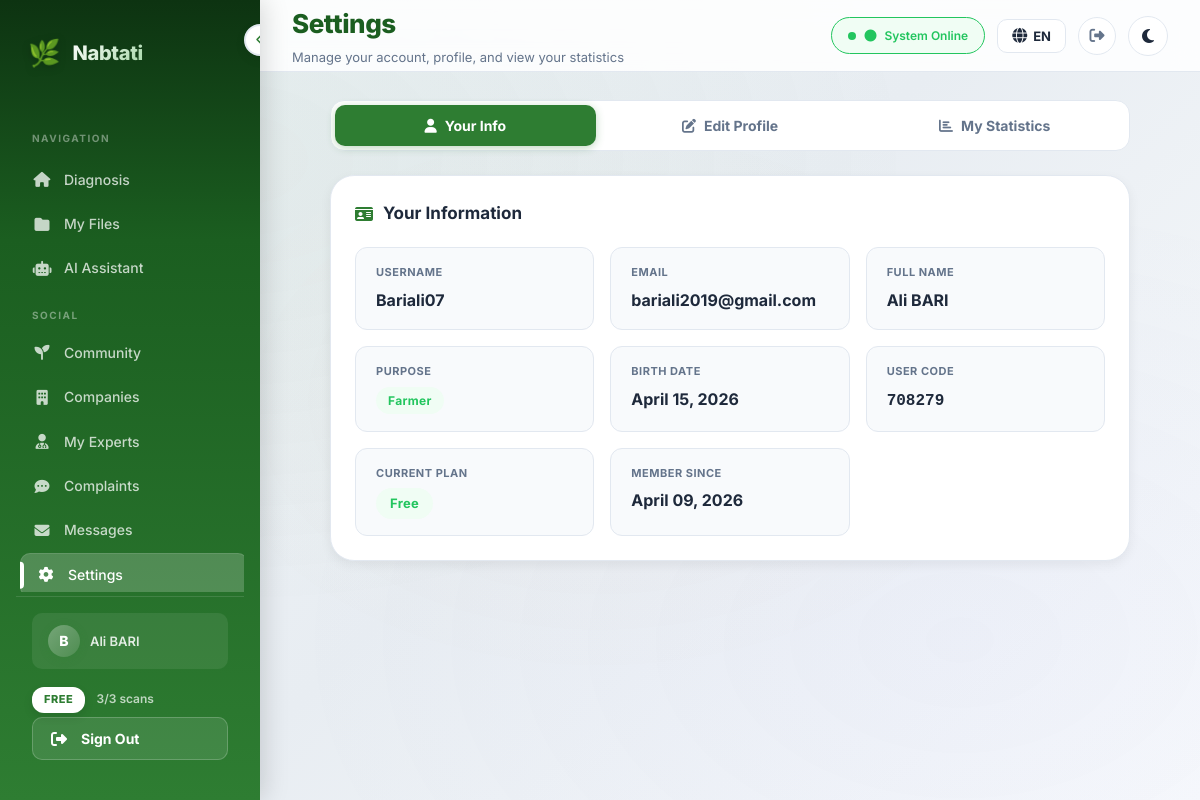
/settings/ (signed in), run on the app's committed database.
### analysis/models.py (models this page shows, shortened)
class CustomUser(AbstractUser):
    email = models.EmailField(unique=True)
    email_verified = models.BooleanField(default=False)
    birth_date = models.DateField(null=True, blank=True)
    PURPOSE_CHOICES = [
        ("farmer", "Farmer"),
        ("company", "Company"),
        ("other", "Other"),
    ]
    purpose = models.CharField(
        max_length=20,
        choices=PURPOSE_CHOICES,
        default="other",
    )
    user_code = models.CharField(
        max_length=6,
        unique=True,
        default=generate_user_code,
    )
    avatar = models.ImageField(upload_to="avatars/", null=True, blank=True)
    bio = models.TextField(max_length=500, blank=True)
    location = models.CharField(max_length=100, blank=True)
    crops_of_interest = models.JSONField(default=list, blank=True)
    role = models.CharField(
        max_length=10,
        choices=ROLE_CHOICES,
        default="user",
    )
    plan_type = models.CharField(
        max_length=10,
        choices=PLAN_CHOICES,
        default="free",
    )
    subscription_start = models.DateTimeField(null=True, blank=True)
    subscription_end = models.DateTimeField(null=True, blank=True)
    daily_scan_count = models.PositiveIntegerField(default=0)
    last_scan_date = models.DateField(null=True, blank=True)
    total_scans_count = models.PositiveIntegerField(default=0)
    class Meta:
        verbose_name = "User"
        verbose_name_plural = "Users"
    def get_display_name(self):
        if self.role == "company":
            try:
                return self.company_profile.company_name
            except Exception:
                return self.get_full_name() or self.username
        return self.get_full_name() or self.username
    @property
    def is_expert(self):
        return self.role == "expert"
    @property
    def is_admin_role(self):
        return self.role == "admin" or self.is_staff
    @property
    def effective_plan_type(self):
        if self.is_staff:
            return "premium"
        return self.plan_type
    @property
    def plan_config(self):
        return PLAN_CONFIG.get(self.effective_plan_type, PLAN_CONFIG["free"])
    def get_daily_limit(self):
        return self.plan_config["daily_limit"]
    def remaining_scans_today(self):
        from django.utils import timezone as tz
        self._reset_daily_count_if_needed(tz.localdate())
        limit = self.get_daily_limit()
        if limit is None:
            return None
        return max(0, limit - self.daily_scan_count)
    def can_use_chat(self):
        if self.is_staff:
            return True
        return self.plan_type == "premium"
    def _reset_daily_count_if_needed(self, today):
        if self.last_scan_date != today:
            self.daily_scan_count = 0
            self.last_scan_date = today
            self.save(update_fields=["daily_scan_count", "last_scan_date"])

### analysis/views.py (the view, shortened to what this page needs)
# urls.py: path("settings/", views.settings_page, name="settings"),
@login_required
def settings_page(request):
    user = request.user
    tab = request.GET.get("tab", "info")
    errors = {}
    success = False
    today = timezone.localdate()
    seven_days_ago = today - timedelta(days=7)
    stats = {
        "total_scans": ScanResult.objects.filter(user=user).count(),
        "scans_today": ScanResult.objects.filter(user=user, created_at__date=today).count(),
        "scans_week": ScanResult.objects.filter(user=user, created_at__date__gte=seven_days_ago).count(),
        "plan_type": user.effective_plan_type,
        "plan_label": user.plan_config["label"],
        "subscription_end": user.subscription_end,
    }
    payments = FakePayment.objects.filter(user=user, status="approved").order_by("-created_at")[:20]
    context = {
        "tab": tab,
        "errors": errors,
        "success": success,
        "user_stats": stats,
        "payments": payments,
    }
    return render(request, "analysis/settings.html", context)

### experts/services.py (called while the page is built)
def get_unread_count(user: CustomUser) -> int:
    from experts.models import Message, Conversation
    from django.db.models import Q
    conversations = Conversation.objects.filter(Q(user=user) | Q(expert=user))
    return Message.objects.filter(
        conversation__in=conversations,
        is_read=False,
    ).exclude(sender=user).count()

### analysis/templates/analysis/settings.html (shortened to what this page needs)
{% extends "analysis/base.html" %}
{% load static %}
{% load i18n %}
{% block header_title %}{% trans "Settings" %}{% endblock %}
{% block header_subtitle %}{% trans "Manage your account, profile, and view your statistics" %}{% endblock %}
{% block nav_settings %}active{% endblock %}
{% block content %}
<div class="settings-container">
    <div class="tab-nav">
        <button class="tab-btn {% if tab == 'info' %}active{% endif %}" onclick="switchTab('info')" id="tab-btn-info">
            <i class="fas fa-user"></i> {% trans "Your Info" %}
        </button>
        <button class="tab-btn {% if tab == 'edit' %}active{% endif %}" onclick="switchTab('edit')" id="tab-btn-edit">
            <i class="fas fa-edit"></i> {% trans "Edit Profile" %}
        </button>
        <button class="tab-btn {% if tab == 'stats' %}active{% endif %}" onclick="switchTab('stats')" id="tab-btn-stats">
            <i class="fas fa-chart-bar"></i> {% trans "My Statistics" %}
        </button>
    </div>
    <div class="tab-panel {% if tab == 'info' %}active{% endif %}" id="panel-info">
        <div class="card">
            <h3 class="card-title"><i class="fas fa-id-card"></i> {% trans "Your Information" %}</h3>
            <div class="info-grid">
                <div class="info-item">
                    <div class="info-label">{% trans "Username" %}</div>
                    <div class="info-value">{{ user.username }}</div>
                </div>
                <div class="info-item">
                    <div class="info-label">{% trans "Email" %}</div>
                    <div class="info-value">{{ user.email }}</div>
                </div>
                <div class="info-item">
                    <div class="info-label">{% trans "Full Name" %}</div>
                    <div class="info-value">{{ user.get_full_name|default:"—" }}</div>
                </div>
                <div class="info-item">
                    <div class="info-label">{% trans "Purpose" %}</div>
                    <div class="info-value">
                        <span class="badge badge-{% if user.purpose == 'farmer' %}success{% elif user.purpose == 'company' %}info{% else %}primary{% endif %}" style="text-transform:capitalize;">
                            {{ user.get_purpose_display }}
                        </span>
                    </div>
                </div>
                {% if user.birth_date %}
                <div class="info-item">
                    <div class="info-label">{% trans "Birth Date" %}</div>
                    <div class="info-value">{{ user.birth_date|date:"F d, Y" }}</div>
                </div>
                {% endif %}
                <div class="info-item">
                    <div class="info-label">{% trans "User Code" %}</div>
                    <div class="info-value"><code>{{ user.user_code }}</code></div>
                </div>
                <div class="info-item">
                    <div class="info-label">{% trans "Current Plan" %}</div>
                    <div class="info-value">
                        <span class="badge {% if plan_type == 'premium' %}badge-warning{% elif plan_type == 'basic' %}badge-info{% else %}badge-success{% endif %}" style="text-transform:capitalize; font-size:13px; padding:5px 14px;">
                            {{ plan_label }}
                        </span>
                    </div>
                </div>
                <div class="info-item">
                    <div class="info-label">{% trans "Member Since" %}</div>
                    <div class="info-value">{{ user.date_joined|date:"F d, Y" }}</div>
                </div>
            </div>
        </div>
    </div>
</div>
{% endblock %}

### analysis/templates/analysis/base.html (shortened to what this page needs)
{% load static %}
{% load i18n %}
<!DOCTYPE html>
<html lang="{{ LANGUAGE_CODE }}" dir="{% if LANGUAGE_CODE == 'ar' %}rtl{% else %}ltr{% endif %}" data-theme="light">
<head>
    <link href="https://cdnjs.cloudflare.com/ajax/libs/font-awesome/6.4.0/css/all.min.css" rel="stylesheet">
    <link rel="stylesheet" href="{% static 'css/style.css' %}">
    <link rel="stylesheet" href="{% static 'css/mobile.css' %}">
</head>
<body>
    <aside class="sidebar" id="sidebar" role="navigation" aria-label="{% trans 'Main navigation' %}" style="display:flex;flex-direction:column;">
        <button class="toggle-btn" onclick="toggleSidebar()" aria-label="{% trans 'Toggle sidebar' %}" aria-expanded="true">
            <i class="fas fa-chevron-left"></i>
        </button>
        <div class="logo">
            <span class="logo-icon">🌿</span>
            <span class="logo-text">Nabtati</span>
        </div>
        <div class="nav-section-label">{% trans "Navigation" %}</div>
        <div style="flex:1;overflow-y:auto;">
        <nav>
            <a href="{% url 'home' %}" class="nav {% block nav_home %}{% endblock %}" {% block nav_home_aria %}{% endblock %}>
                <i class="fas fa-home"></i>
                <span class="nav-text">{% trans "Diagnosis" %}</span>
            </a>
            <a href="{% url 'my_files' %}" class="nav {% block nav_files %}{% endblock %}" {% block nav_files_aria %}{% endblock %}>
                <i class="fas fa-folder"></i>
                <span class="nav-text">{% trans "My Files" %}</span>
            </a>
            <a href="{% url 'assistant' %}" class="nav {% block nav_assistant %}{% endblock %}" {% block nav_assistant_aria %}{% endblock %}>
                <i class="fas fa-robot"></i>
                <span class="nav-text">{% trans "AI Assistant" %}</span>
            </a>
            <div class="nav-section-label">{% trans "Social" %}</div>
            <a href="{% url 'community:feed' %}" class="nav {% block nav_community %}{% endblock %}">
                <i class="fas fa-seedling"></i>
                <span class="nav-text">{% trans "Community" %}</span>
            </a>
            <a href="{% url 'companies:directory' %}" class="nav {% block nav_companies %}{% endblock %}">
                <i class="fas fa-building"></i>
                <span class="nav-text">{% trans "Companies" %}</span>
            </a>
            {% if has_experts %}
            <a href="{% url 'experts:user_experts' %}" class="nav {% block nav_experts %}{% endblock %}">
                <i class="fas fa-user-md"></i>
                <span class="nav-text">{% trans "My Experts" %}</span>
            </a>
            {% endif %}
            {% if not is_expert and not user.is_staff %}
            <a href="{% url 'my_complaints' %}" class="nav {% block nav_complaints %}{% endblock %}">
                <i class="fas fa-comment-dots"></i>
                <span class="nav-text">{% trans "Complaints" %}</span>
            </a>
            {% endif %}
            <a href="{% url 'companies:user_messages' %}" class="nav {% block nav_user_messages %}{% endblock %}">
                <i class="fas fa-envelope"></i>
                <span class="nav-text">{% trans "Messages" %}</span>
            </a>
            <a href="{% url 'settings' %}" class="nav {% block nav_settings %}{% endblock %}">
                <i class="fas fa-cog"></i>
                <span class="nav-text">{% trans "Settings" %}</span>
            </a>
        </nav>
        </div>
        <div class="sidebar-footer">
            {% if user.is_authenticated %}
            <div class="user-info">
                <div class="user-avatar">{{ user.username|make_list|first|upper }}</div>
                <span class="nav-text user-name">
                    {{ user.get_display_name }}
                </span>
            </div>
            <div class="nav-text plan-info-sidebar" style="padding: 10px 0 4px 0; font-size: 12px;">
                <span class="plan-badge plan-badge-{{ plan_type }}" style="
                    display: inline-block;
                    padding: 4px 12px;
                    border-radius: 12px;
                    font-size: 11px;
                    font-weight: 800;
                    letter-spacing: 0.5px;
                    text-transform: uppercase;
                    {% if plan_type == 'premium' %}
                        background: linear-gradient(135deg, #f59e0b, #d97706);
                        color: #fff;
                        box-shadow: 0 4px 10px rgba(217, 119, 6, 0.3);
                    {% elif plan_type == 'basic' %}
                        background: linear-gradient(135deg, #6366f1, #4f46e5);
                        color: #fff;
                        box-shadow: 0 4px 10px rgba(79, 70, 229, 0.3);
                    {% else %}
                        background: #fff;
                        color: var(--primary);
                        box-shadow: 0 4px 10px rgba(0,0,0,0.1);
                    {% endif %}
                ">{{ plan_label }}</span>
                {% if daily_limit is not None %}
                <span style="color: rgba(255,255,255,0.7); margin-left: 8px; font-weight: 600;">
                    {{ remaining_scans }}/{{ daily_limit }} {% trans "scans" %}
                </span>
                {% else %}
                <span style="color: rgba(255,255,255,0.7); margin-left: 8px; font-weight: 600;">
                    ∞ {% trans "scans" %}
                </span>
                {% endif %}
            </div>
            <button class="sidebar-logout-btn" onclick="confirmLogout()" data-logout-url="{% url 'logout' %}">
                <i class="fas fa-right-from-bracket"></i>
                <span class="nav-text">{% trans "Sign Out" %}</span>
            </button>
            {% else %}
            <a href="{% url 'login' %}" class="nav">
                <i class="fas fa-sign-in-alt"></i>
                <span class="nav-text">{% trans "Login" %}</span>
            </a>
            {% endif %}
        </div>
    </aside>
    <div class="main-wrapper">
        <header class="header desktop-header">
            <div>
                <h1 class="header-title">{% block header_title %}Nabtati{% endblock %}</h1>
                <p class="header-subtitle">{% block header_subtitle %}{% endblock %}</p>
            </div>
            <div class="header-actions">
                {% block header_actions %}
                <span class="status-badge" role="status" aria-live="polite">
                    <i class="fas fa-circle"></i> {% trans "System Online" %}
                </span>
                {% endblock %}
                <div class="lang-switcher" id="langSwitcher">
                    <button class="lang-btn" id="langToggle" type="button" aria-label="{% trans 'Change language' %}">
                        <i class="fas fa-globe"></i>
                        <span>{{ LANGUAGE_CODE|upper }}</span>
                    </button>
                </div>
                {% if user.is_authenticated %}
                <button class="header-logout-btn" onclick="confirmLogout()" data-logout-url="{% url 'logout' %}" title="{% trans 'Sign Out' %}">
                    <i class="fas fa-right-from-bracket"></i>
                </button>
                {% endif %}
                <button class="theme-toggle desktop-theme-toggle" onclick="toggleTheme()" aria-label="{% trans 'Toggle dark mode' %}">
                    <i class="fas fa-moon" id="theme-icon"></i>
                </button>
            </div>
        </header>
        <main class="content" id="main-content">
            {% block content %}{% endblock %}
        </main>
    </div>
</body>
</html>

### static/css/mobile.css (style rules this page uses)
.user-info { display: flex; align-items: center; gap: 10px; padding: 12px 16px; margin-bottom: 8px; border-radius: var(--radius-sm); background: rgba(255, 255, 255, 0.08); }
.user-avatar { width: 32px; height: 32px; border-radius: 50%; background: linear-gradient(135deg, rgba(255,255,255,0.3), rgba(255,255,255,0.1)); display: flex; align-items: center; justify-content: center; font-weight: 800; font-size: 14px; color: white; flex-shrink: 0; }
.user-name { font-size: 13px; font-weight: 600; color: rgba(255,255,255,0.85); }
@media (min-width: 320px) { .header-title { font-size: clamp(18px, 4vw, 26px); } }
@media (min-width: 320px) { .card-title { font-size: clamp(14px, 3vw, 17px); } }

### data on the page
CustomUser: username|make_list "B", get_display_name "Ali BARI", plan_type "FREE", username "Bariali07", email "bariali2019@gmail.com", get_full_name "Ali BARI", purpose "Farmer", birth_date "April 15, 2026", user_code "708279", plan_type "Free", date_joined "April 09, 2026"

### other printed values
{{ remaining_scans }} "3"
{{ daily_limit }} "3"
{{ LANGUAGE_CODE|upper }} "EN"
